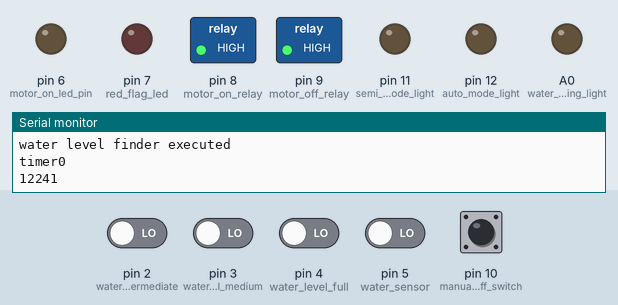
The sketch below on a simulated Arduino Uno, built with avr-gcc and run on an emulated ATmega328P. On the bench: switched loads named in the sketch (green lamp = pin HIGH), output pins drawn as LEDs (lit = HIGH), the last lines printed to the serial monitor. Inputs (shaded band) come from the test bench; at power-on: pin 2 (water_level_intermediate), pin 3 (water_level_medium), pin 4 (water_level_full), pin 5 (water_sensor), pin 10 (manual_Start_auto_Off_switch) LOW.

Above: at 13.2 s.
13.3 s: pin 4 (water_level_full) driven HIGH
34.2 s: pin 5 (water_sensor) driven HIGH
At 35.9 s:
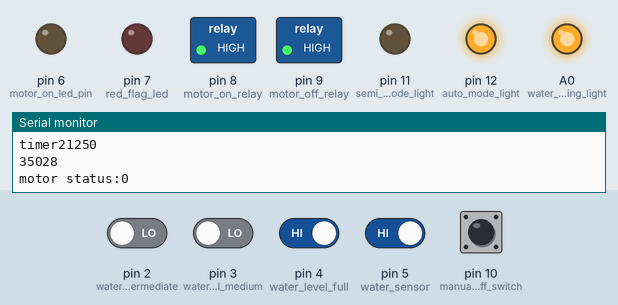
36.2 s: pin 4 (water_level_full) driven LOW
At 38.7 s:
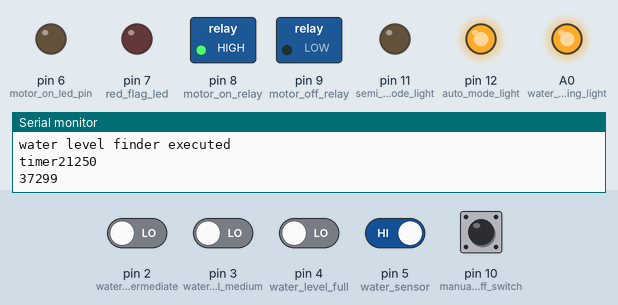
52.0 s: pin 4 (water_level_full) driven HIGH
At 53.8 s:
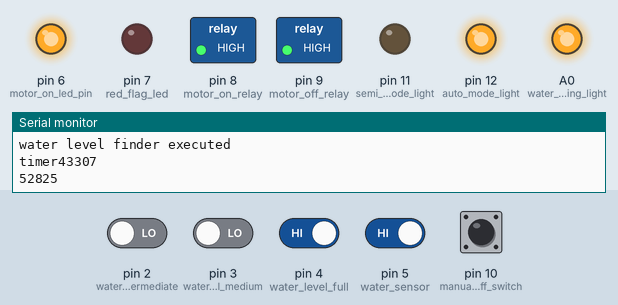
Timing chart, 0 to 58.6 s (numbered marks = the images above; inputs shaded):
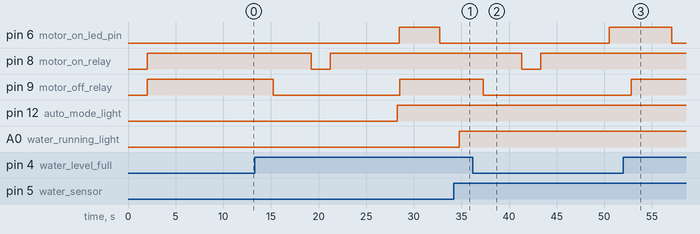

The sketch:

new_master.ino
```cpp
#include <avr/wdt.h>
const int water_level_full = 4;
const int water_level_medium=3;
const int water_level_intermediate=2;
const int water_sensor=5;
const int motor_on_led_pin=6;
const int red_flag_led=7;
int motor_on_relay = 8;
int motor_off_relay=9;
const int manual_Start_auto_Off_switch=10;
const int semi_auto_mode_light=11;
const int auto_mode_light=12;
const int water_running_light=A0;
String tank_level="NN";
int f=0;
int m=0;
String mode_0f_Operation="auto";
unsigned long startTimerTime=0;
unsigned long stopTimerTime=0;
const int  max_motor_running_time=1500000;//max time the motor should run regardless of what the situation is.
#include <SoftwareSerial.h>
//
int motor_status=0;//the motor status at any given time.this is a digital variable meaning the physical running of the motor is not specified.
int red_flag =0;//any parameters out of range then this red_flag is raised and anywhere in the program this occurs the motor is turned down.

int initialize=1;

void setup()
{
  wdt_disable();//watch_dog timer is disabled here so that if enabled elsewhere it gets nullified
  //some of the setup is done here
  Serial.begin(9600);//for screen output
  delay(2000);
  pinMode(motor_on_relay,OUTPUT);
  digitalWrite(motor_on_relay,HIGH);
  pinMode(motor_off_relay,OUTPUT);
  digitalWrite(motor_off_relay,HIGH);
  pinMode(motor_on_led_pin,OUTPUT);
  digitalWrite(motor_on_led_pin,LOW);
  pinMode(red_flag_led, OUTPUT);
  digitalWrite(red_flag_led,LOW);
  pinMode(semi_auto_mode_light, OUTPUT);
  digitalWrite(semi_auto_mode_light,LOW);
  pinMode(auto_mode_light, OUTPUT);
  digitalWrite(auto_mode_light,LOW);
  pinMode(water_running_light, OUTPUT);
  digitalWrite(water_running_light,LOW);
  delay(5000);
  Serial.println("program started and successfully connected to SERIAL monitor");
  delay(5000);//...........??????provide a certain delay before the motor starts so that the voltages settle
  pinMode(water_level_full, INPUT);
  pinMode(water_level_medium, INPUT);
  pinMode(water_level_intermediate, INPUT);
  pinMode(water_sensor, INPUT);
  pinMode(manual_Start_auto_Off_switch, INPUT);

  wdt_enable(WDTO_4S);
}

void loop()
{
  Serial.println("red_flagstatus");
  Serial.println(red_flag);
  Serial.println("running loop");
  water_level_finder();
  motor_on_led();
  Serial.print("timer");
  Serial.println(startTimerTime);
  Serial.println(millis());
  if ((digitalRead(manual_Start_auto_Off_switch)==HIGH) and (initialize==1)){
    Serial.println("running in semi auto mode");
    manual_Start_auto_Off();
    mode_0f_Operation="semi_auto";
  }
  if (initialize==1){
  delay(3000);
  wdt_reset();
  initialize=0;
  }


  if(red_flag==1){
    digitalWrite(red_flag_led,HIGH);
  }
  if((motor_status==1) and ((red_flag==1) or (tank_level=="full")) ){
     motor_stop();
     Serial.println("motor has stopped");
  }
  if((motor_status==0) and (red_flag==0) and (tank_level=="low") and (mode_0f_Operation=="auto")){
    ///start the motor if everything is ok
      motor_start();
      delay(3000);
      wdt_reset();
      delay(2000);
      wdt_reset();
  }
  wdt_reset();
  Serial.print("motor status:");
  Serial.println(motor_status);
  delay(2000);
  if(motor_status==1 and (millis()-startTimerTime)>120000){
      Serial.println("dry run check initiated###############################################################");
      water_running();
      Serial.println("dry run check completed");
  }
  Serial.println(mode_0f_Operation);
  if(digitalRead(water_sensor)==HIGH){
    digitalWrite(water_running_light,HIGH);
  }
  semi_0r_auto_light();
//  if(motor_status==0 and (millis()-stopTimerTime)>60000){
//      Serial.println("dry run check initiated");
//      red_flag=0;
//      Serial.println("dry run check completed");
//  }
}
/////
void motor_start(){
  digitalWrite(motor_off_relay,LOW);
  wdt_reset();
  delay(2000);
  wdt_reset();
  delay(2000);
  wdt_reset();
  digitalWrite(motor_on_relay,LOW);
  wdt_reset();
  delay(2000);
  digitalWrite(motor_on_relay,HIGH);
  Serial.println("motor starting sequence executed");
  motor_status=1;
  Serial.println(millis());
  startTimerTime=millis();
  wdt_reset();
}

////define motor stopping sequence here
void motor_stop(){
  digitalWrite(motor_off_relay,HIGH);
  wdt_reset();
  delay(2000);
  Serial.println("motor stopping assequence executed");
  motor_status=0;
  stopTimerTime=millis();
  wdt_reset();
}

void water_level_finder(){
  int i=0;
  delay(150);
  wdt_reset();
  while (i<3){
   wdt_reset();
   if (digitalRead(water_level_full)==HIGH){
      tank_level="full";
    }
    else if (digitalRead(water_level_medium)==HIGH){
      tank_level="medium";
    }
    else if (digitalRead(water_level_intermediate)==HIGH){
      tank_level="intermediate";
    }
    else{
      tank_level="low";
    }
    wdt_reset();
    i=i+1;
  }
  Serial.println("value of water level full");
  Serial.println(digitalRead(water_level_full));
  Serial.println("value of water level medium");
  Serial.println(digitalRead(water_level_medium));
  Serial.println("value of water level intermediate");
  Serial.println(digitalRead(water_level_intermediate));
  Serial.print("tank_level=");
  Serial.println(String(tank_level));
  Serial.println("water level finder executed");
}
void water_running(){
  if(digitalRead(water_sensor)==LOW){
    Serial.println("red_flag_raised");
    red_flag=1;

  }
  Serial.println("water running sequence executed");
  wdt_reset();
}
void motor_on_led(){
  if(motor_status==1){
    digitalWrite(motor_on_led_pin,HIGH);
  }
  if(motor_status==0){
    digitalWrite(motor_on_led_pin,LOW);
  }
}
void red_flag_light(){
  if (red_flag==1){
    digitalWrite(red_flag_led,HIGH);
  }
  else{
     digitalWrite(red_flag_led,LOW);
  }
}
void manual_Start_auto_Off(){
  motor_status=1;
  Serial.println("program running in manual start auto off mode");
  digitalWrite(motor_off_relay,LOW);
  Serial.println(millis());
  startTimerTime=millis();
  wdt_reset();
}
void semi_0r_auto_light(){
  if (mode_0f_Operation=="auto"){

    digitalWrite(auto_mode_light,HIGH);

  }
  if (mode_0f_Operation=="semi_auto"){
    digitalWrite(semi_auto_mode_light,HIGH);
  }
}
```

Measured:
- after the input at 34.2 s, A0 (water_running_light): LOW → HIGH after 0.58 s
- after the input at 36.2 s, pin 6 (motor_on_led_pin): LOW → HIGH after 14.3 s; pin 8 (motor_on_relay): HIGH → LOW after 5.1 s, → HIGH 2.0 s later; pin 9 (motor_off_relay): HIGH → LOW after 1.1 s
- after the input at 52.0 s, pin 6 (motor_on_led_pin): HIGH → LOW after 5.1 s; pin 9 (motor_off_relay): LOW → HIGH after 0.83 s
